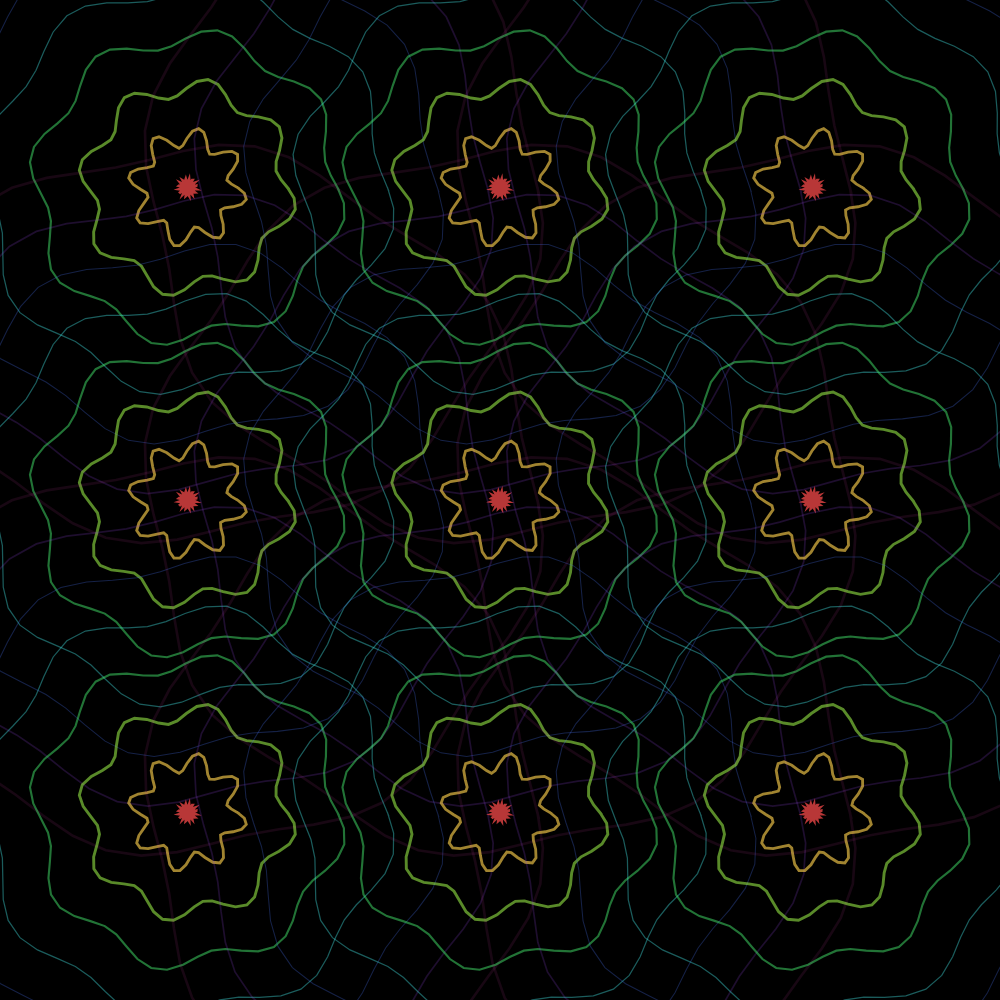
Frame 1 (no input)
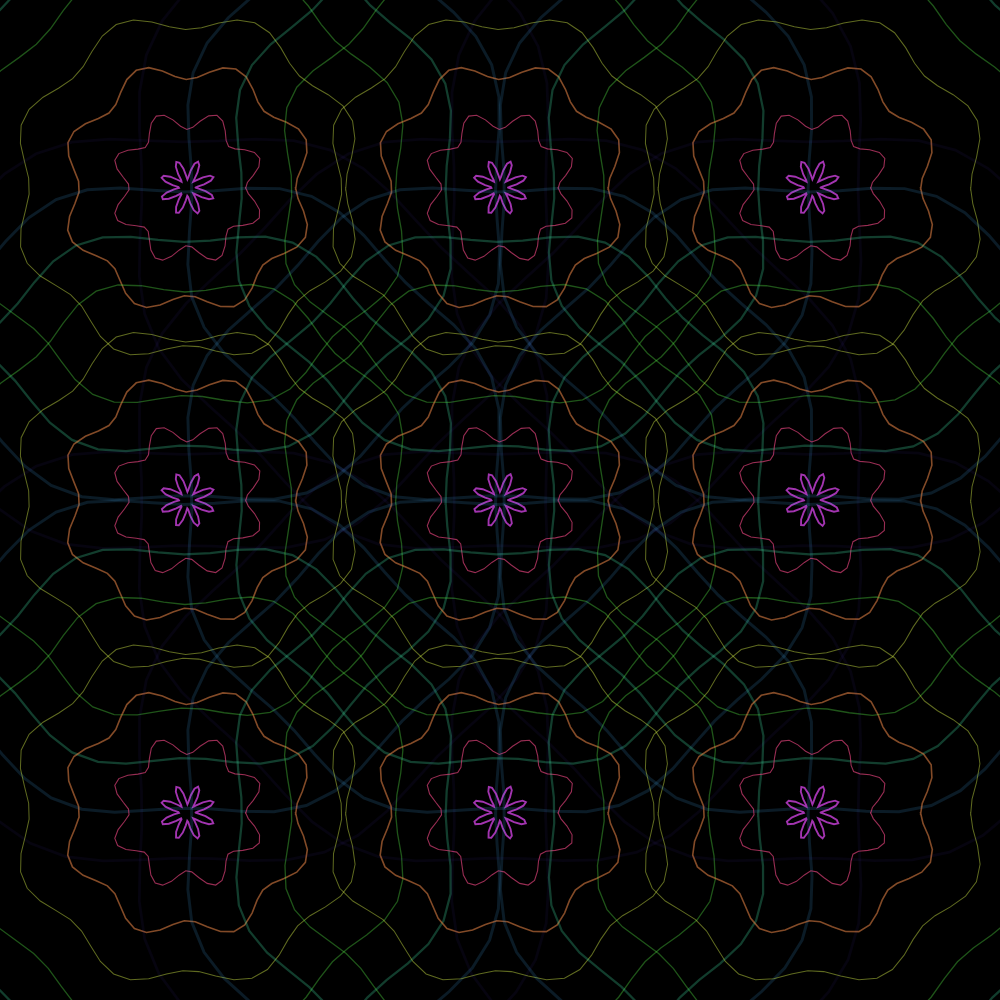
Frame 60 (no input)
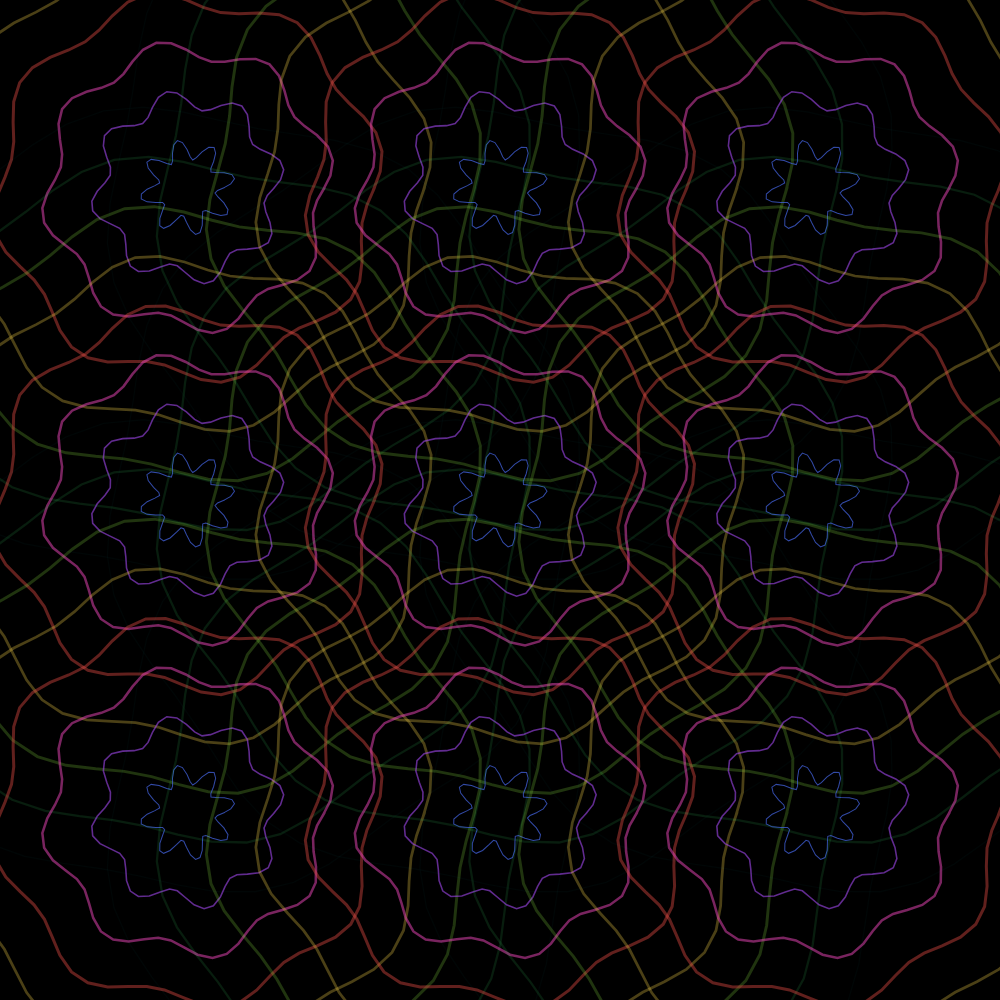
Frame 120 (the mouse pressed at the canvas centre since frame 60)

The p5.js sketch that drew these frames (run headless with seeded random() and noise() and a simulated clock; from frame 60 on, the mouse is pressed at the canvas centre):

// p5.js sketch
// ── sketch.js
// サイケデリック幾何学模様アニメーション
let time = 0;
let geometricLayers = [];
let colorCycles = [];
let tunnelDepth = 20;
let pulseIntensity = 1;
let rotationMatrix = [];

function setup() {
  createCanvas(1000, 1000);
  colorMode(HSB, 360, 100, 100, 100);
}

function draw() {
  background(0);
  grid(3);

  // パルス効果の更新
  pulseIntensity = 1 + sin(time * 4) * 0.5;

  time += 0.02;
}

function drawRippleEffect() {
  push();

  // 同心円の波紋エフェクト
  for (let i = 0; i < 8; i++) {
    let radius = (time * 100 + i * 50) % 400;
    let alpha = map(radius, 0, 400, 80, 0);

    let hue = (time * 20 + i * 45) % 360;

    noFill();
    stroke(hue, 70, 90, alpha);
    strokeWeight(2 + sin(time * 3 + i) * 1);

    // 波紋の歪み
    beginShape();
    for (let angle = 0; angle <= TWO_PI + 0.1; angle += 0.1) {
      let r = radius + sin(angle * 8 + time * 4) * 10;
      let x = cos(angle) * r;
      let y = sin(angle) * r;
      vertex(x, y);
    }
    endShape();
  }

  pop();
}

const grid = (num, colors) => {
  const n1 = num + 1;

  const margin_left = width / n1 / n1;
  const margin_bottom = height / n1 / n1;

  const nw = width / n1;
  const nh = height / n1;
  const particles = [];

  for (let i = 0; i < num; i++) {
    for (let j = 0; j < num; j++) {
      const x = nw * i + margin_left * (i + 1);
      const y = nh * j + margin_bottom * (j + 1);
      push();
      translate(x + nw / 2, y + nh / 2);
      drawRippleEffect();
      pop();
    }
  }
  return particles;
};
